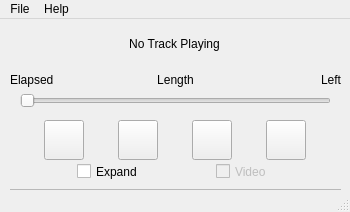
<?xml version="1.0" encoding="UTF-8"?>
<ui version="4.0">
 <class>Main</class>
 <widget class="QMainWindow" name="Main">
  <property name="geometry">
   <rect>
    <x>0</x>
    <y>0</y>
    <width>350</width>
    <height>212</height>
   </rect>
  </property>
  <property name="sizePolicy">
   <sizepolicy hsizetype="Maximum" vsizetype="Maximum">
    <horstretch>0</horstretch>
    <verstretch>0</verstretch>
   </sizepolicy>
  </property>
  <property name="minimumSize">
   <size>
    <width>350</width>
    <height>212</height>
   </size>
  </property>
  <property name="maximumSize">
   <size>
    <width>350</width>
    <height>212</height>
   </size>
  </property>
  <property name="baseSize">
   <size>
    <width>350</width>
    <height>212</height>
   </size>
  </property>
  <property name="font">
   <font>
    <family>Cantarell</family>
   </font>
  </property>
  <property name="acceptDrops">
   <bool>true</bool>
  </property>
  <property name="windowTitle">
   <string>LiMu</string>
  </property>
  <property name="documentMode">
   <bool>false</bool>
  </property>
  <widget class="QWidget" name="centralwidget">
   <property name="acceptDrops">
    <bool>true</bool>
   </property>
   <widget class="QWidget" name="verticalLayoutWidget_5">
    <property name="geometry">
     <rect>
      <x>20</x>
      <y>70</y>
      <width>311</width>
      <height>23</height>
     </rect>
    </property>
    <layout class="QVBoxLayout" name="verticalLayoutSlider">
     <item>
      <widget class="QSlider" name="TrackSlider">
       <property name="sizePolicy">
        <sizepolicy hsizetype="Expanding" vsizetype="Fixed">
         <horstretch>0</horstretch>
         <verstretch>0</verstretch>
        </sizepolicy>
       </property>
       <property name="cursor">
        <cursorShape>ArrowCursor</cursorShape>
       </property>
       <property name="orientation">
        <enum>Qt::Horizontal</enum>
       </property>
      </widget>
     </item>
    </layout>
   </widget>
   <widget class="QWidget" name="horizontalLayoutWidget">
    <property name="geometry">
     <rect>
      <x>10</x>
      <y>50</y>
      <width>331</width>
      <height>21</height>
     </rect>
    </property>
    <layout class="QHBoxLayout" name="horizontalLayoutTrackTime">
     <item>
      <widget class="QLabel" name="TrackElapsedText">
       <property name="text">
        <string>Elapsed</string>
       </property>
      </widget>
     </item>
     <item>
      <widget class="QLabel" name="TrackLengthText">
       <property name="text">
        <string>Length</string>
       </property>
       <property name="alignment">
        <set>Qt::AlignCenter</set>
       </property>
      </widget>
     </item>
     <item>
      <widget class="QLabel" name="TrackLeftText">
       <property name="layoutDirection">
        <enum>Qt::RightToLeft</enum>
       </property>
       <property name="autoFillBackground">
        <bool>false</bool>
       </property>
       <property name="frameShape">
        <enum>QFrame::NoFrame</enum>
       </property>
       <property name="text">
        <string>Left</string>
       </property>
       <property name="alignment">
        <set>Qt::AlignRight|Qt::AlignTrailing|Qt::AlignVCenter</set>
       </property>
      </widget>
     </item>
    </layout>
   </widget>
   <widget class="QWidget" name="horizontalLayoutWidget_2">
    <property name="geometry">
     <rect>
      <x>10</x>
      <y>100</y>
      <width>331</width>
      <height>42</height>
     </rect>
    </property>
    <layout class="QHBoxLayout" name="horizontalLayoutTrackButtons">
     <property name="spacing">
      <number>0</number>
     </property>
     <item>
      <widget class="QPushButton" name="previousButton">
       <property name="sizePolicy">
        <sizepolicy hsizetype="Maximum" vsizetype="Preferred">
         <horstretch>0</horstretch>
         <verstretch>0</verstretch>
        </sizepolicy>
       </property>
       <property name="minimumSize">
        <size>
         <width>40</width>
         <height>40</height>
        </size>
       </property>
       <property name="maximumSize">
        <size>
         <width>40</width>
         <height>40</height>
        </size>
       </property>
       <property name="font">
        <font>
         <weight>75</weight>
         <bold>true</bold>
        </font>
       </property>
       <property name="text">
        <string/>
       </property>
       <property name="icon">
        <iconset>
         <normaloff>previous.png</normaloff>previous.png</iconset>
       </property>
       <property name="iconSize">
        <size>
         <width>40</width>
         <height>40</height>
        </size>
       </property>
       <property name="shortcut">
        <string>Ctrl+S</string>
       </property>
       <property name="flat">
        <bool>false</bool>
       </property>
      </widget>
     </item>
     <item>
      <widget class="QPushButton" name="stopButton">
       <property name="sizePolicy">
        <sizepolicy hsizetype="Maximum" vsizetype="Preferred">
         <horstretch>0</horstretch>
         <verstretch>0</verstretch>
        </sizepolicy>
       </property>
       <property name="minimumSize">
        <size>
         <width>40</width>
         <height>40</height>
        </size>
       </property>
       <property name="maximumSize">
        <size>
         <width>40</width>
         <height>40</height>
        </size>
       </property>
       <property name="font">
        <font>
         <weight>75</weight>
         <bold>true</bold>
        </font>
       </property>
       <property name="autoFillBackground">
        <bool>false</bool>
       </property>
       <property name="text">
        <string/>
       </property>
       <property name="icon">
        <iconset>
         <normaloff>stop.png</normaloff>stop.png</iconset>
       </property>
       <property name="iconSize">
        <size>
         <width>40</width>
         <height>40</height>
        </size>
       </property>
       <property name="shortcut">
        <string>Media Play</string>
       </property>
      </widget>
     </item>
     <item>
      <widget class="QPushButton" name="playpauseButton">
       <property name="sizePolicy">
        <sizepolicy hsizetype="Maximum" vsizetype="Preferred">
         <horstretch>0</horstretch>
         <verstretch>0</verstretch>
        </sizepolicy>
       </property>
       <property name="minimumSize">
        <size>
         <width>40</width>
         <height>40</height>
        </size>
       </property>
       <property name="maximumSize">
        <size>
         <width>40</width>
         <height>40</height>
        </size>
       </property>
       <property name="font">
        <font>
         <weight>75</weight>
         <bold>true</bold>
        </font>
       </property>
       <property name="text">
        <string/>
       </property>
       <property name="icon">
        <iconset>
         <normaloff>play.png</normaloff>play.png</iconset>
       </property>
       <property name="iconSize">
        <size>
         <width>40</width>
         <height>40</height>
        </size>
       </property>
       <property name="shortcut">
        <string>Ctrl+S</string>
       </property>
       <property name="flat">
        <bool>false</bool>
       </property>
      </widget>
     </item>
     <item>
      <widget class="QPushButton" name="nextButton">
       <property name="sizePolicy">
        <sizepolicy hsizetype="Maximum" vsizetype="Preferred">
         <horstretch>0</horstretch>
         <verstretch>0</verstretch>
        </sizepolicy>
       </property>
       <property name="minimumSize">
        <size>
         <width>40</width>
         <height>40</height>
        </size>
       </property>
       <property name="maximumSize">
        <size>
         <width>40</width>
         <height>40</height>
        </size>
       </property>
       <property name="font">
        <font>
         <weight>75</weight>
         <bold>true</bold>
        </font>
       </property>
       <property name="text">
        <string/>
       </property>
       <property name="icon">
        <iconset>
         <normaloff>next.png</normaloff>next.png</iconset>
       </property>
       <property name="iconSize">
        <size>
         <width>40</width>
         <height>40</height>
        </size>
       </property>
       <property name="shortcut">
        <string>Ctrl+S</string>
       </property>
       <property name="flat">
        <bool>false</bool>
       </property>
      </widget>
     </item>
    </layout>
   </widget>
   <widget class="QWidget" name="horizontalLayoutWidget_3">
    <property name="geometry">
     <rect>
      <x>9</x>
      <y>5</y>
      <width>331</width>
      <height>41</height>
     </rect>
    </property>
    <layout class="QHBoxLayout" name="horizontalLayout">
     <item>
      <widget class="QLabel" name="TrackInformationText">
       <property name="text">
        <string>No Track Playing</string>
       </property>
       <property name="textFormat">
        <enum>Qt::RichText</enum>
       </property>
       <property name="alignment">
        <set>Qt::AlignCenter</set>
       </property>
      </widget>
     </item>
    </layout>
   </widget>
   <widget class="QListView" name="trackList">
    <property name="enabled">
     <bool>true</bool>
    </property>
    <property name="geometry">
     <rect>
      <x>10</x>
      <y>170</y>
      <width>331</width>
      <height>181</height>
     </rect>
    </property>
    <property name="mouseTracking">
     <bool>true</bool>
    </property>
    <property name="acceptDrops">
     <bool>true</bool>
    </property>
    <property name="editTriggers">
     <set>QAbstractItemView::NoEditTriggers</set>
    </property>
    <property name="showDropIndicator" stdset="0">
     <bool>true</bool>
    </property>
    <property name="dragEnabled">
     <bool>true</bool>
    </property>
    <property name="dragDropOverwriteMode">
     <bool>false</bool>
    </property>
    <property name="dragDropMode">
     <enum>QAbstractItemView::InternalMove</enum>
    </property>
    <property name="defaultDropAction">
     <enum>Qt::MoveAction</enum>
    </property>
    <property name="alternatingRowColors">
     <bool>true</bool>
    </property>
    <property name="selectionMode">
     <enum>QAbstractItemView::ExtendedSelection</enum>
    </property>
    <property name="selectionBehavior">
     <enum>QAbstractItemView::SelectItems</enum>
    </property>
    <property name="textElideMode">
     <enum>Qt::ElideLeft</enum>
    </property>
    <property name="movement">
     <enum>QListView::Snap</enum>
    </property>
    <property name="resizeMode">
     <enum>QListView::Fixed</enum>
    </property>
    <property name="viewMode">
     <enum>QListView::ListMode</enum>
    </property>
   </widget>
   <widget class="QWidget" name="horizontalLayoutWidget_4">
    <property name="geometry">
     <rect>
      <x>10</x>
      <y>140</y>
      <width>331</width>
      <height>25</height>
     </rect>
    </property>
    <layout class="QHBoxLayout" name="horizontalLayoutShowHideQueue">
     <item>
      <widget class="QCheckBox" name="expandCheck">
       <property name="sizePolicy">
        <sizepolicy hsizetype="Fixed" vsizetype="Preferred">
         <horstretch>0</horstretch>
         <verstretch>0</verstretch>
        </sizepolicy>
       </property>
       <property name="layoutDirection">
        <enum>Qt::LeftToRight</enum>
       </property>
       <property name="text">
        <string>Expand</string>
       </property>
      </widget>
     </item>
     <item>
      <widget class="QCheckBox" name="videoCheck">
       <property name="enabled">
        <bool>false</bool>
       </property>
       <property name="sizePolicy">
        <sizepolicy hsizetype="Fixed" vsizetype="Preferred">
         <horstretch>0</horstretch>
         <verstretch>0</verstretch>
        </sizepolicy>
       </property>
       <property name="layoutDirection">
        <enum>Qt::LeftToRight</enum>
       </property>
       <property name="text">
        <string>Video</string>
       </property>
      </widget>
     </item>
    </layout>
   </widget>
   <widget class="QListView" name="recentTracksList">
    <property name="geometry">
     <rect>
      <x>350</x>
      <y>10</y>
      <width>191</width>
      <height>341</height>
     </rect>
    </property>
    <property name="mouseTracking">
     <bool>true</bool>
    </property>
    <property name="acceptDrops">
     <bool>true</bool>
    </property>
    <property name="dragDropMode">
     <enum>QAbstractItemView::DropOnly</enum>
    </property>
    <property name="selectionBehavior">
     <enum>QAbstractItemView::SelectItems</enum>
    </property>
    <property name="textElideMode">
     <enum>Qt::ElideLeft</enum>
    </property>
    <property name="movement">
     <enum>QListView::Static</enum>
    </property>
    <property name="flow">
     <enum>QListView::TopToBottom</enum>
    </property>
    <property name="viewMode">
     <enum>QListView::ListMode</enum>
    </property>
    <property name="modelColumn">
     <number>0</number>
    </property>
    <property name="uniformItemSizes">
     <bool>false</bool>
    </property>
   </widget>
  </widget>
  <widget class="QMenuBar" name="menubar">
   <property name="geometry">
    <rect>
     <x>0</x>
     <y>0</y>
     <width>350</width>
     <height>22</height>
    </rect>
   </property>
   <property name="acceptDrops">
    <bool>false</bool>
   </property>
   <widget class="QMenu" name="menuHej">
    <property name="title">
     <string>File</string>
    </property>
    <addaction name="actionOpen"/>
    <addaction name="actionOpen_Several"/>
    <addaction name="actionOpen_Directory"/>
    <addaction name="separator"/>
    <addaction name="actionQuit"/>
   </widget>
   <widget class="QMenu" name="menuHelp">
    <property name="title">
     <string>Help</string>
    </property>
    <addaction name="actionAbout_LiMu"/>
   </widget>
   <addaction name="menuHej"/>
   <addaction name="menuHelp"/>
  </widget>
  <widget class="QStatusBar" name="statusbar"/>
  <action name="actionOpen">
   <property name="text">
    <string>Play Track</string>
   </property>
  </action>
  <action name="actionQuit">
   <property name="text">
    <string>Quit</string>
   </property>
  </action>
  <action name="actionAbout_LiMu">
   <property name="text">
    <string>About LiMu</string>
   </property>
  </action>
  <action name="actionOpen_Several">
   <property name="text">
    <string>Add Track(s)</string>
   </property>
  </action>
  <action name="actionOpen_Directory">
   <property name="text">
    <string>Add Folder</string>
   </property>
  </action>
 </widget>
 <resources/>
 <connections/>
</ui>
